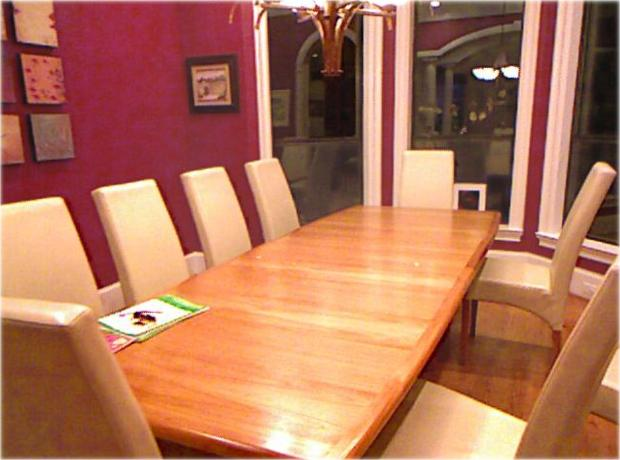
#> input picture assets/dehazed_sample.jpg, 620 x 460 px
$ python -i cvr.py   (imports and definitions only)
#> lines starting #> are read from the running program, lines starting #| are printed output that depends on the picture
#> further down, picture is the input picture: shape (460, 620, 3); mean B, G, R 88.9, 116, 177.2
"""
cvr.py — Color Visibility Restoration (CVR) post-processing module.

Applies CLAHE (Contrast Limited Adaptive Histogram Equalization) to the
L channel of the LAB color space to improve perceptual contrast of a
dehazed image without over-saturating colors.

Reference:
    Ullah et al., Light-DehazeNet (IEEE TIP 2021) — CVR module.
    Original MATLAB implementation ported to Python/OpenCV.
"""

import cv2
import numpy as np


def cvr(
    image: np.ndarray,
    clip_limit: float = 2.0,
    tile_size: tuple = (8, 8),
) -> np.ndarray:
    """
    Apply Color Visibility Restoration to a BGR image.

    Converts to LAB color space, applies CLAHE to the lightness (L) channel,
    then converts back to BGR.

    Args:
        image:      Input BGR image as a uint8 numpy array.
        clip_limit: CLAHE contrast limit threshold (default: 2.0).
        tile_size:  Grid size for CLAHE tiles (default: (8, 8)).

    Returns:
        Contrast-enhanced BGR image as a uint8 numpy array.
    """
#> called with clip_limit = 2, tile_size = (8, 8)
    lab = cv2.cvtColor(image, cv2.COLOR_BGR2LAB)
#> lab: shape (460, 620, 3); mean of channels 0, 1, 2 138.4, 149.3, 153.2
    l, a, b = cv2.split(lab)
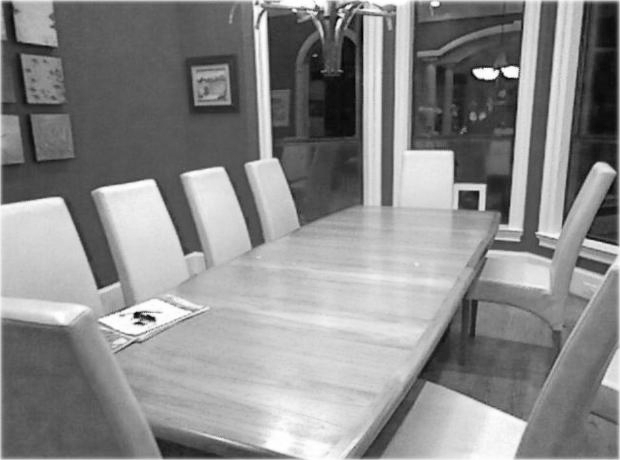
#> l: shape (460, 620); min 5, max 255, mean 138.4
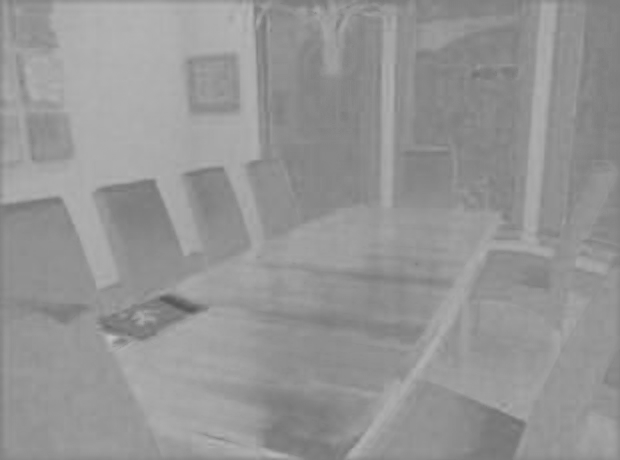
#> a: shape (460, 620); min 86, max 193, mean 149.3
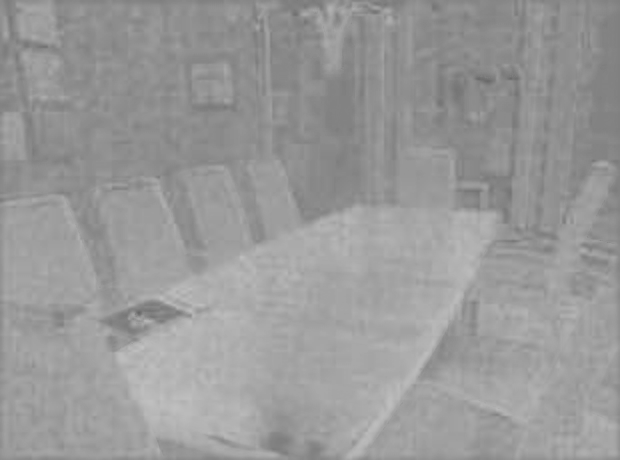
#> b: shape (460, 620); min 103, max 194, mean 153.2

    clahe = cv2.createCLAHE(clipLimit=clip_limit, tileGridSize=tile_size)
    enhanced_l = clahe.apply(l)
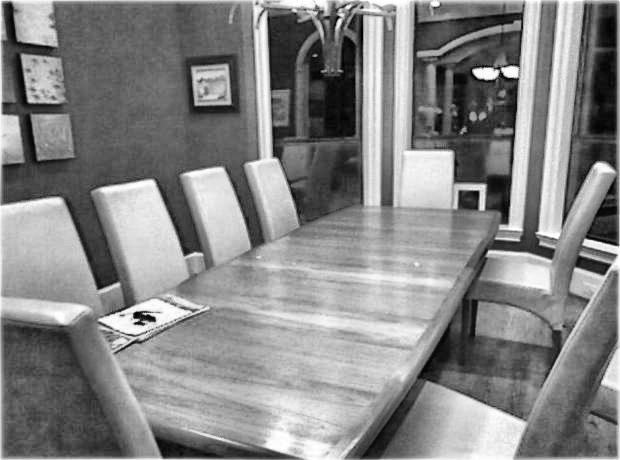
#> enhanced_l: shape (460, 620); min 1, max 255, mean 133.6

    enhanced_lab = cv2.merge([enhanced_l, a, b])
#> enhanced_lab: shape (460, 620, 3); mean of channels 0, 1, 2 133.6, 149.3, 153.2
    return cv2.cvtColor(enhanced_lab, cv2.COLOR_LAB2BGR)
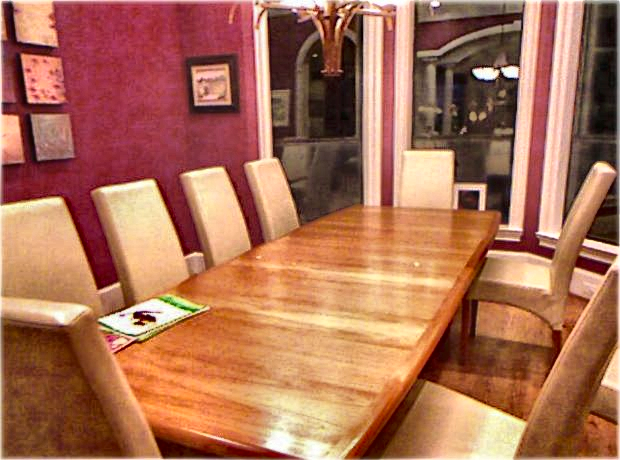
#> returned value: shape (460, 620, 3); mean B, G, R 84.7, 111.4, 171.1

>>> import cv2
>>> picture = cv2.imread('../assets/dehazed_sample.jpg')
>>> result = cvr(picture)
